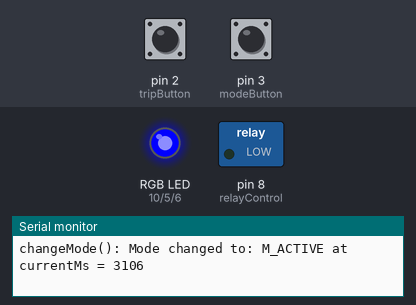
The sketch below on a simulated Arduino Uno, built with avr-gcc and run on an emulated ATmega328P. On the bench: switched loads named in the sketch (green lamp = pin HIGH), an RGB LED mixed from three pins (HIGH = lit), the last lines printed to the serial monitor. Wiring (inferred from the names in the program): IR receiver: data pin 4. Dashed ring = blinking. The inputs (shaded band) are chosen by the test bench; at power-on: pin 2 (tripButton) LOW, pin 3 (modeButton) LOW. Dim RGB values are drawn brighter than linear; EEPROM starts erased.

Above: at 4.3 s.
4.4 s: pin 2 (tripButton) pulled HIGH for 0.15 s
At 5.02 s:
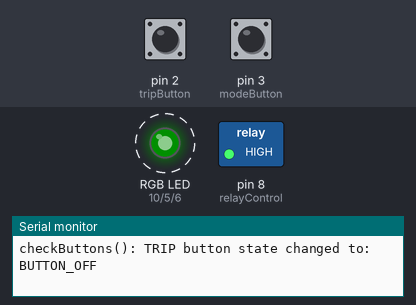
At 6.1 s:
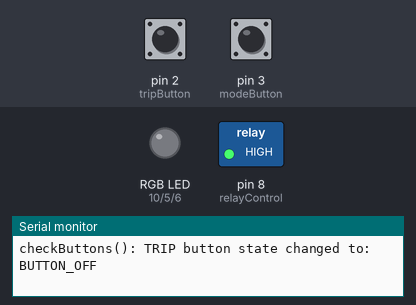
9.0 s: pin 2 (tripButton) pulled HIGH for 1 s
At 10.3 s:
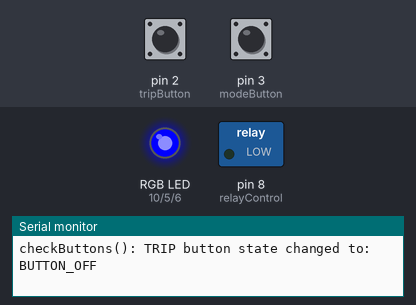
Timing chart, 0 to 12.0 s (numbered marks = the images above; inputs shaded):
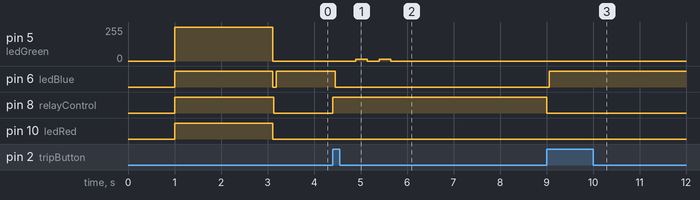

The sketch:

PAT_v3.ino
```cpp
/*
 * Programmable Appliance Timer (PAT) with contact-closure input/trip, status relay, and status 12V supply
 * Author: Chris Hamilton <tauchris@utexas.edu>
 * Date:   October 15, 2019
 *
 * Designed to control a hot-water recirculation pump, but can control any on-demand appliance that should run between
 * 1 and 20 minutes*.  PAT has one on-board status/mode indicator LED, and two on-board buttons -- one mode-select
 * button to switch between normal operation mode, in which the pump relay can be operated, and program mode, in which
 * the appliance runtime setting can be displayed and changed. PAT has terminals for external connections as follows:
 *
 *   Terminal 0:1 :  Normally-open external trip button (e.g. doorbell switch) to trigger pump
 *   Terminal 2:3 :  12V/0.3A power supply to drive external LEDs or other low-power device while pump is running
 *   Terminal 4:6 :  Contact-closure relay terminals (no/nc/co) to interface w/external devices (e.g., Insteon/X10)
 *
 * Operation:
 * +---------+----------------------------+---------------------+---------------------+-------------------------------+
 * | STATE   | DESCRIPTION                | LED                 | TRIP_BUTTON         | MODE_BUTTON                   |
 * +---------+----------------------------+---------------------+---------------------+-------------------------------+
 * | IDLE    | Ready state (relays off)   | 2 dim green flashes | Goes to ACTIVE      | Hold for 5s,                  |
 * |         |                            | @10s interval       |                     | goes to PROGRAM               |
 * +---------+----------------------------+---------------------+---------------------+-------------------------------+
 * | ACTIVE  | Runs pump (relays on) then | Solid blue          | Cancels pump --     | (ignored)                     |
 * |         | goes back to IDLE mode     |                     | goes back to IDLE   |                               |
 * +---------+----------------------------+---------------------+---------------------+-------------------------------+
 * | PROGRAM | Change or confirm relay    | Flickering magenta  | Press and hold to   | Press and release to trigger  |
 * |         | runtime setting.  If no    | bursts              | enter new setting   | ECHO (confirm setting); Press |
 * |         | buttons pressed for 90s,   | @2s interval        | (goes to COUNT)     | and *hold* for 5s to SAVE     |
 * |         | goes to CANCEL mode.       |                     |                     | new setting (SAVE mode)       |
 * +---------+----------------------------+---------------------+---------------------+-------------------------------+
 * | COUNT   | Sets new runtime setting   | long bright amber   | Release to exit     | (ignored)                     |
 * |         | while trip button is held; | flashes             | COUNT and return    |                               |
 * |         | Each flash = 1 minute      | @1s interval        | to PROGRAM          |                               |
 * +---------+----------------------------+---------------------+---------------------+-------------------------------+
 * | ECHO    | Displays runtime value,    | short bright amber  | (ignored)           | (ignored)                     |
 * |         | then goes back to PROGRAM. | flashes             |                     |                               |
 * |         | Each flash = 1 minute      | @0.5s interval      |                     |                               |
 * +---------+----------------------------+---------------------+---------------------+-------------------------------+
 * | SAVE    | Saves new runtime setting  | Solid bright green  | (ignored)           | (ignored)                     |
 * |         | to device memory, goes     | for 1s              |                     |                               |
 * |         | back to IDLE mode          |                     |                     |                               |
 * +---------+----------------------------+---------------------+---------------------+-------------------------------+
 * | CANCEL  | Discards changes to run-   | Flickering          | (ignored)           | (ignored)                     |
 * |         | time setting, then goes    | red burst for       |                     |                               |
 * |         | back to IDLE mode          | 1s                  |                     |                               |
 * +---------+----------------------------+---------------------+---------------------+-------------------------------+
 *
 * External trip buttons on terminals 0:1 operate same as TRIP_BUTTON in modes IDLE and RELAY_ON.  External buttons are
 * ignored in all other modes.
 *
 * 12V supply on terminals 2:3 is inactive while pump relay is off, and is active while pump relay is on.  Similarly,
 * contact-closure relay terminals 4:6 are in "normal" state (no:co is open, nc:co is closed) while pump relay is off,
 * and are in "active" state (no:co is CLOSED, and nc:co is OPEN) while pump relay is on.
 *
 * Pump relay is on ONLY during ACTIVE mode.
 *
 * *20 minutes is more than enough runtime for a hot-water recirculation pump even in large homes, so I chose it as
 * an upper limit here.  If a larger limit is needed, then the interface probably needs to be redesigned, as the
 * button-holding and LED-flashing I/O pardigms are suited to small numbers only.  As an alternative, perhaps programming
 * via a serial port would be more appropriate.
 */

/*
 * DESIGN NOTES:
 *  - First iteration of design was done on Arduino Uno, and used Timer1 interrupts.  Porting the design to an
 *    Arudino Nano Every, which is ATmega4809-based, broke that, because the timers and interrupts are different.
 *    Even if it *had* worked, it would have had to be different, because the Uno (ATmega328P) runs at 16Mhz, while
 *    the Nano Every runs at 20Mhz.  Timers are clock-frequency dependent.  So I switched to this millis()-based
 *    approach, and found that it is actually easier to understand, much more platform independent, and every bit
 *    as accurate for devices with any sufficiently-fast clock.  Only downside is that it probably requires a bit
 *    more global variables and possibly more program storage space.  Hard to measure that, and honestly, I doubt
 *    the difference is significant.
 *
 * TODO/FIXMEs:
 *
 * 1. Actually test external switches with relay-controlled 12V power supply
 * 2. Consider whether 12V power supply can be controlled with just a transistor (instead of a relay)
 * 3. Consider whether NO/NC relays can be controlled with transistors (instead of a relay)
 *
 */

#include <EEPROM.h>

// enum types
enum BUTTON_STATE { BUTTON_OFF, BUTTON_PRESSED, BUTTON_STATE_MAX };
enum PIN_INDEX { P_RED, P_GREEN, P_BLUE, PIN_INDEX_MAX };
enum RGB_COLOR { RGB_OFF, RGB_DIM_GREEN, RGB_BLUE, RGB_MAGENTA, RGB_AMBER, RGB_RED, RGB_GREEN, RGB_WHITE, RGB_COLOR_MAX };
enum MODE { M_IDLE, M_ACTIVE, M_PROGRAM, M_COUNT, M_ECHO, M_SAVE, M_CANCEL, MODE_MAX };
enum STEP_RECORD_FIELD { STEP_COLOR, STEP_DURATION, STEP_NEXT_STEP, STEP_RECORD_FIELD_MAX };

// constants : pins and addresses
const byte modeButton = 3;
const byte tripButton = 2;
const byte remoteButton = 4;
const byte ledRed = 10;
const byte ledGreen = 5;
const byte ledBlue = 6;
const byte relayControl = 8;
const int eeAddrRelayTimerMs = 0x00;
// constants : limits, defaults, and conversion ratios
const unsigned long debounceMs = 25;
const unsigned long secToMs = 1000;
const unsigned long minToMs = 60 * secToMs;
const unsigned long relayTimeoutToEchoTimeoutRatio = 120;    // Ratio is 1m/0.5s = 60s/0.5s = 120.
const unsigned long pgmModeTimeoutMs = 90 * secToMs;
const unsigned long longPressMs = 5 * secToMs;
const unsigned long minSaveOrCancelModeMs = 1 * secToMs;

// constant LUTs
const byte color[RGB_COLOR_MAX][PIN_INDEX_MAX]={
//{   R,   G,   B }
  {   0,   0,   0 },    // RGB_OFF
  {   0,  15,   0 },    // RGB_DIM_GREEN
  {   0,   0, 255 },    // RGB_BLUE
  {  40,   0,  10 },    // RGB_MAGENTA
  { 200,  15,   0 },    // RGB_AMBER
  { 220,   0,   0 },    // RGB_RED
  {   0, 220,   0 },    // RGB_GREEN
  { 255, 255, 255 }     // RGB_WHITE
};

// This table holds multiple linked-lists of indicator pattern steps (one list of steps per mode), and the
// next array is start index of each mode's linked list in this table.  Not the most maintenance-friendly
// choice.  Consider refactoring for better data cohesion and robustness.
const unsigned short indicatorStepTable[][STEP_RECORD_FIELD_MAX]={
//{ STEP_COLOR,      STEP_DURATION, STEP_NEXT_STEP }, // index  : MODE
  { RGB_OFF,         500,           1              }, // 0      : M_IDLE
  { RGB_DIM_GREEN,   250,           2              }, // 1
  { RGB_OFF,         250,           3              }, // 2
  { RGB_DIM_GREEN,   250,           4              }, // 3
  { RGB_OFF,         8750,          0              }, // 4
  { RGB_BLUE,        30000,         5              }, // 5      : M_RUN_TIMER
  { RGB_MAGENTA,     30,            7              }, // 6      : M_PROGRAM
  { RGB_OFF,         30,            8              }, // 7
  { RGB_MAGENTA,     30,            9              }, // 8
  { RGB_OFF,         30,            10             }, // 9
  { RGB_MAGENTA,     30,            11             }, // 10
  { RGB_OFF,         30,            12             }, // 11
  { RGB_MAGENTA,     30,            13             }, // 12
  { RGB_OFF,         1790,          6              }, // 13
  { RGB_OFF,         325,           15             }, // 14     : M_COUNT
  { RGB_AMBER,       675,           14             }, // 15
  { RGB_OFF,         75,            17             }, // 16     : M_ECHO
  { RGB_AMBER,       325,           18             }, // 17
  { RGB_OFF,         100,           16             }, // 18
  { RGB_GREEN,       30000,         19             }, // 19     : M_SAVE
  { RGB_RED,         30,            21             }, // 20     : M_CANCEL
  { RGB_OFF,         30,            20             }, // 21
};
const byte modeIndicatorStartStep[MODE_MAX]={
  0,   // M_IDLE
  5,   // M_RUN_TIMER
  6,   // M_PROGRAM
  14,  // M_COUNT
  16,  // M_ECHO
  19,  // M_SAVE
  20,  // M_CANCEL
};

// global variables: event-tracking times
// Note: with unsigned longs, "newtime - oldtime > diff" is correct even when newtime (millis()) rolls over to 0
unsigned long currentMs = 0;
unsigned long lastModeButtonDebounceMs = 0;
unsigned long lastTripButtonDebounceMs = 0;
unsigned long lastRemoteButtonDebounceMs = 0;
unsigned long lastModeChangeMs = 0;
unsigned long lastModeButtonPressedMs = 0;
unsigned long lastIndiciatorStepMs = 0;
unsigned long lastUpdateIndicatorsMs = 0;
unsigned long nextUpdateIndicatorsMs = 0;
// global variables: program state
unsigned long relayTimerMs = 0;        // Will be read from EEPROM (defaults to 5 minutes if EEPROM value is garbage)
unsigned long echoTimeoutMs = 0;
unsigned long newRelayTimerMs = 0;
byte modeButtonState = BUTTON_OFF;
byte tripButtonState = BUTTON_OFF;
byte remoteButtonState = BUTTON_OFF;
byte mode = M_IDLE;
unsigned short indicatorStepIndex = 0;
bool synchronousModeWorkDone = false;
bool indicatorsNeedUpdate = true;


#define DEBUGGING_MESSAGES_ENABLED

#ifdef DEBUGGING_MESSAGES_ENABLED
#define DebugMsg(x)     do { Serial.print(x); } while (0)
#define DebugMsgLn(x)   do { Serial.println(x); } while (0)
const char *buttonStateToStr(int buttonState) {
  static const char* const str[] = {
    "BUTTON_OFF",
    "BUTTON_PRESSED"
  };
  return str[buttonState];
}
const char *modeToStr(int mode) {
  static const char* const str[] = {
    "M_IDLE",
    "M_ACTIVE",
    "M_PROGRAM",
    "M_COUNT",
    "M_ECHO",
    "M_SAVE",
    "M_CANCEL"
  };
  return str[mode];
}
#else
#define DebugMsg(x)
#define DebugMsgLn(x)
#endif


void setLEDColor(const byte rgb[]) {
  analogWrite(ledRed,   rgb[P_RED]);
  analogWrite(ledGreen, rgb[P_GREEN]);
  analogWrite(ledBlue,  rgb[P_BLUE]);
}

int normalizeRelayTimerMinutes(int timerMinutes) {
  static const int minRelayTimerMinutes = 1;
  static const int maxRelayTimerMinutes = 20;
  timerMinutes = max(timerMinutes, minRelayTimerMinutes);
  timerMinutes = min(timerMinutes, maxRelayTimerMinutes);
  return timerMinutes;
}

void setup() {
  #ifdef DEBUGGING_MESSAGES_ENABLED
  Serial.begin(9600);
  while (!Serial) {
    ; // wait for serial port to connect
  }
  // and delay an extra second, because Serial port isn't *really* connected correctly yet...
  delay(1000);
  #endif

  DebugMsgLn("PAT setup(): Initializing...");

  pinMode(ledRed, OUTPUT);
  pinMode(ledGreen, OUTPUT);
  pinMode(ledBlue, OUTPUT);

  digitalWrite(modeButton, LOW);
  pinMode(modeButton, INPUT);
  digitalWrite(tripButton, LOW);
  pinMode(tripButton, INPUT);
  digitalWrite(remoteButton, LOW);
  pinMode(remoteButton, INPUT);

  digitalWrite(relayControl, HIGH);  // relay is active-low; pullup to default as OFF
  pinMode(relayControl, OUTPUT);

  setLEDColor(color[RGB_WHITE]);
  delay(1000);

  EEPROM.get(eeAddrRelayTimerMs, relayTimerMs);
  int relayTimerMinutes = relayTimerMs / minToMs;
  DebugMsg("PAT setup(): Read saved relayTimerMs = "); DebugMsg(relayTimerMs);
  DebugMsg("; ["); DebugMsg(relayTimerMinutes); DebugMsgLn(" minutes]");
  int normalizedTimerMinutes = normalizeRelayTimerMinutes(relayTimerMinutes);
  if (relayTimerMinutes != normalizedTimerMinutes) {
    DebugMsgLn("PAT setup(): Stored value of relayTimerMs is invalid.  Defaulting to 5 minutes (300000ms)");
    relayTimerMs = 5 * minToMs;
    EEPROM.put(eeAddrRelayTimerMs, relayTimerMs);
  }

  delay(1000);
  setLEDColor(color[RGB_OFF]);
  DebugMsgLn("PAT is READY.");
}


void changeMode(int newMode) {
  if (mode == newMode) { return; }
  switch(newMode) {
    case M_IDLE:
      // See note at doSynchronousModeWork() regarding relay control
      digitalWrite(relayControl, HIGH);
      break;
    case M_ACTIVE:
      // See note at doSynchronousModeWork() regarding relay control
      digitalWrite(relayControl, LOW);
      break;
    case M_ECHO:
      DebugMsg("changeMode(): Entering ECHO mode: Current setting for relayTimerMinutes is: ");
      DebugMsgLn(newRelayTimerMs / minToMs);
      echoTimeoutMs = newRelayTimerMs / relayTimeoutToEchoTimeoutRatio;
      break;
    case M_PROGRAM:
      if (mode == M_COUNT) {
        unsigned long newRelayTimerMinutes = (currentMs - lastModeChangeMs) / secToMs;
        DebugMsg("changeMode(): M_COUNT --> M_PROGRAM :: Time spent in M_COUNT was ");
        DebugMsg(currentMs - lastModeChangeMs);
        DebugMsg("ms; newRelayTimerMinutes => ");
        DebugMsgLn(newRelayTimerMinutes);
        newRelayTimerMinutes = normalizeRelayTimerMinutes(newRelayTimerMinutes);
        newRelayTimerMs = newRelayTimerMinutes * minToMs;
        DebugMsg("changeMode(): After normalizing newRelayTimerMinutes, newRelayTimerMs => ");
        DebugMsgLn(newRelayTimerMs);
      } else if (mode == M_IDLE) {
        newRelayTimerMs = relayTimerMs;
        DebugMsg("changeMode(): M_IDLE --> M_PROGRAM :: newRelayTimerMs reset to current relayTimerMs = ");
        DebugMsgLn(newRelayTimerMs);
      }
      break;
    default:
      break;
  }
  mode = newMode;
  synchronousModeWorkDone = false;
  lastModeChangeMs = currentMs;
  indicatorStepIndex = modeIndicatorStartStep[mode];
  indicatorsNeedUpdate |= true;
  DebugMsg("changeMode(): Mode changed to: ");
  DebugMsg(modeToStr(mode));
  DebugMsg(" at currentMs = ");
  DebugMsgLn(currentMs);
}

bool modeButtonValidPress() {
  return (currentMs - lastModeButtonPressedMs) < (currentMs - lastModeChangeMs);
}

bool modeButtonLongPress() {
  return modeButtonState == BUTTON_PRESSED &&
         modeButtonValidPress() &&
         (currentMs - lastModeButtonPressedMs) >= longPressMs;
}

void checkButtons() {
  int state;

  // Check mode button first, as mode button supercedes all other input
  state = digitalRead(modeButton) ? BUTTON_PRESSED : BUTTON_OFF;
  if (state != modeButtonState && currentMs - lastModeButtonDebounceMs > debounceMs) {
    lastModeButtonDebounceMs = currentMs;
    modeButtonState = state;
    DebugMsg("checkButtons(): MODE button state changed to: "); DebugMsgLn(buttonStateToStr(modeButtonState));
    if (modeButtonState == BUTTON_PRESSED) { lastModeButtonPressedMs = currentMs; }
    else {
      // button released
      if (mode == M_PROGRAM && modeButtonValidPress()) {
        changeMode(M_ECHO);
      }
    }
  }

  // Next check (local) trip button, as local trip button supercedes external trip button
  state = digitalRead(tripButton) ? BUTTON_PRESSED : BUTTON_OFF;
  if (state != tripButtonState && currentMs - lastTripButtonDebounceMs > debounceMs) {
    lastTripButtonDebounceMs = currentMs;
    tripButtonState = state;
    DebugMsg("checkButtons(): TRIP button state changed to: "); DebugMsgLn(buttonStateToStr(tripButtonState));
    if (tripButtonState == BUTTON_PRESSED) {
      switch(mode) {
        case M_IDLE:
          changeMode(M_ACTIVE);
          break;
        case M_ACTIVE:
          changeMode(M_IDLE);
          break;
        case M_PROGRAM:
        case M_ECHO:
          changeMode(M_COUNT);
          break;
        default:
          break;
      }
    } else if (mode == M_COUNT) {
      changeMode(M_PROGRAM);
    }
  }

  // Finally, check remote trip button events
  state = digitalRead(remoteButton) ? BUTTON_PRESSED : BUTTON_OFF;
  if (state != remoteButtonState && currentMs - lastRemoteButtonDebounceMs > debounceMs) {
    lastRemoteButtonDebounceMs = currentMs;
    remoteButtonState = state;
    DebugMsg("checkButtons(): REMOTE (trip) button state changed to: "); DebugMsgLn(buttonStateToStr(remoteButtonState));
    if (remoteButtonState == BUTTON_PRESSED) {
      switch(mode) {
        case M_IDLE:
          changeMode(M_ACTIVE);
          break;
        case M_ACTIVE:
          changeMode(M_IDLE);
          break;
        default:
          break;
      }
    }
  }
}

void checkTimeouts() {
  switch (mode) {
    case M_IDLE:
      if (modeButtonLongPress()) {
        DebugMsgLn("checkTimeouts(): mode button long-press in M_IDLE");
        changeMode(M_PROGRAM);
      }
      break;
    case M_ACTIVE:
      if (currentMs - lastModeChangeMs >= relayTimerMs) {
        DebugMsgLn("checkTimeouts(): mode timer expired for M_ACTIVE");
        changeMode(M_IDLE);
      }
      break;
    case M_PROGRAM:
      if (modeButtonState == BUTTON_PRESSED) {
        if (modeButtonLongPress()) {
          DebugMsgLn("checkTimeouts(): mode button long-press in M_PROGRAM");
          changeMode(M_SAVE);
        }
      }
      else {
        if (currentMs - lastModeChangeMs >= pgmModeTimeoutMs) {
          DebugMsgLn("checkTimeouts(): mode timer expired for M_PROGRAM");
          changeMode(M_CANCEL);
        }
      }
      break;
    case M_ECHO:
      if (currentMs - lastModeChangeMs >= echoTimeoutMs) {
        DebugMsgLn("checkTimeouts(): mode timer expired for M_ECHO");
        changeMode(M_PROGRAM);
      }
      break;
    case M_SAVE:
    case M_CANCEL:
      if (currentMs - lastModeChangeMs >= minSaveOrCancelModeMs) {
        DebugMsg("checkTimeouts(): mode timer expired for "); DebugMsgLn(modeToStr(mode));
        changeMode(M_IDLE);
      }
      break;
    default:
      break;
  }
  indicatorsNeedUpdate |= (currentMs - lastUpdateIndicatorsMs >= nextUpdateIndicatorsMs);
}

// Any work that must be done uninterrupted in a given mode should go here.  Controller will be
// non-responsive (buttons ignored, indicators will be static) while this function is executing.
//
// At present, only writing new relayTimer values to EEPROM (in SAVE mode) needs to be uninterrupted.
//
// Note: if relay control turns out to require some buffer time (e.g., if relay inrush current
// is high enough that I need to serialize the relays; or if rapid power cycling of the pump
// turns out to be a bad thing, and I decide to impose a minimum steady-state time for pump
// power state), that relay control should be moved here.
//
void doSynchronousModeWork() {
  if (!synchronousModeWorkDone) {
    switch (mode) {
      case M_SAVE:
        if (relayTimerMs != newRelayTimerMs) {
          relayTimerMs = newRelayTimerMs;
          EEPROM.put(eeAddrRelayTimerMs, relayTimerMs);
        }
        break;
      default:
        break;
    }
    synchronousModeWorkDone = true;
  }
}

void updateIndicators() {
  if (indicatorsNeedUpdate) {
    setLEDColor(color[indicatorStepTable[indicatorStepIndex][STEP_COLOR]]);
    nextUpdateIndicatorsMs = indicatorStepTable[indicatorStepIndex][STEP_DURATION];
    indicatorStepIndex = indicatorStepTable[indicatorStepIndex][STEP_NEXT_STEP];
    lastUpdateIndicatorsMs = currentMs;
    indicatorsNeedUpdate = false;
  }
}

void loop() {
  currentMs = millis();
  checkButtons();
  checkTimeouts();
  updateIndicators();
  doSynchronousModeWork();
}
```

Measured:
- after the input at 4.4 s, pin 5 (ledGreen): alternates 15/255 for 0.25 s and 0/255 for 0.25 s, 4 changes in all, then stays 0/255, starting after 0.50 s; pin 6 (ledBlue): HIGH → LOW after 0.06 s; pin 8 (relayControl): LOW → HIGH at once
- after the input at 9.0 s, pin 5 (ledGreen): stops changing and stays 0/255; pin 6 (ledBlue): LOW → HIGH after 0.06 s; pin 8 (relayControl): HIGH → LOW at once
